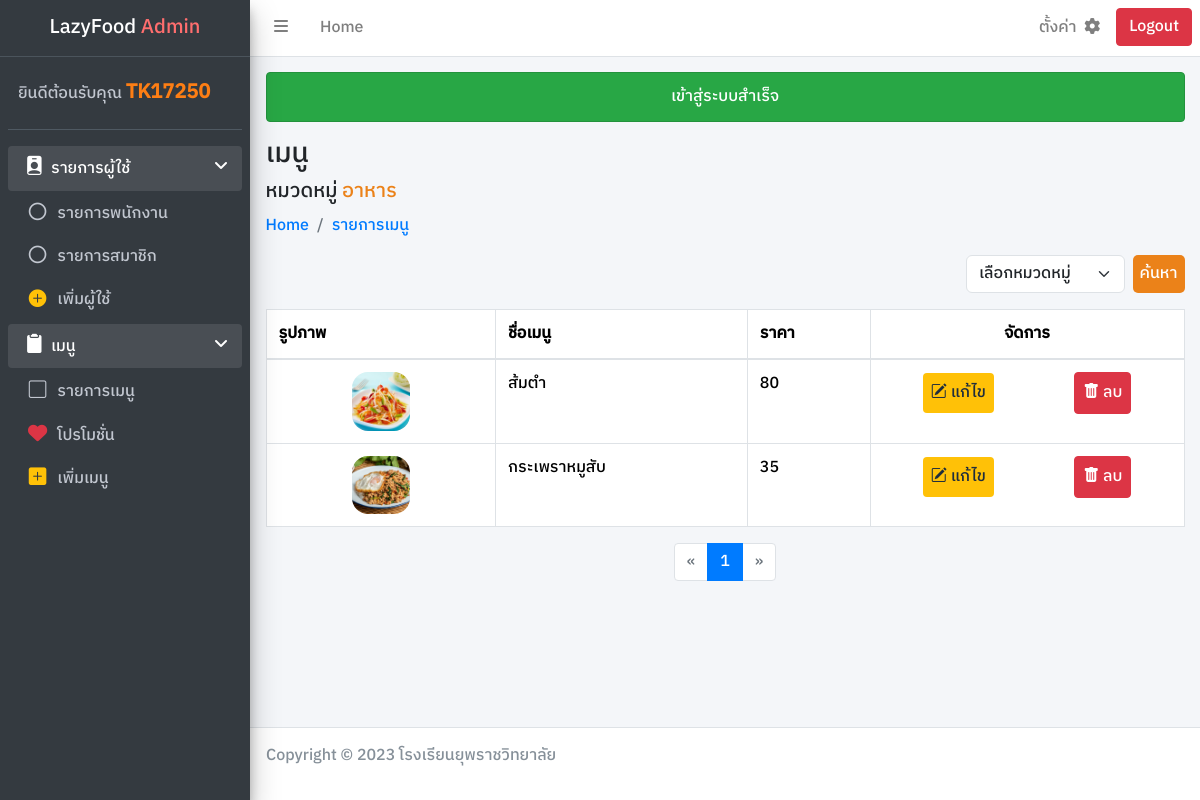
The app's page /admin/listmenu.php (signed in) with its own data.
### tables this page shows
CREATE TABLE `Menu` (
  `m_id` int(11) NOT NULL,
  `m_name` varchar(255) NOT NULL,
  `m_type` varchar(255) NOT NULL,
  `m_price` int(11) NOT NULL,
  `m_image` varchar(255) NOT NULL,
  `m_promotion` tinyint(1) NOT NULL
);

### connect/server.php (called while the page is built, shortened)
<?php session_start();
    class DB_conn {
        function __construct() {
            $conn = mysqli_connect(DB_host, DB_user, DB_pass, DB_name);
            $this->dbconn = $conn;
        }
    }

### class/menu_db.php (called while the page is built, shortened)
<?php require_once '../connect/server.php';
    class Menu_DB extends DB_conn {
        public function readmenutype($type, $page = 1, $recordsPerPage = 5) {
            $totalRecordsQuery = "SELECT COUNT(*) as total FROM Menu WHERE m_type = '$type'";
            $totalRecordsResult = mysqli_query($this->dbconn, $totalRecordsQuery);
            $totalRecordsRow = mysqli_fetch_assoc($totalRecordsResult);
            $totalRecords = $totalRecordsRow['total'];
            $totalPages = ceil($totalRecords / $recordsPerPage);
            $page = max(1, min($page, $totalPages));
            $offset = ($page - 1) * $recordsPerPage;;
            $sql = "SELECT * FROM Menu WHERE m_type = '$type' LIMIT $offset, $recordsPerPage";
            $result = mysqli_query($this->dbconn, $sql);
            return [
                'result' => $result,
                'totalPages' => $totalPages,
            ];
        }
    }

### admin/listmenu.php (the view, shortened to what this page needs)
<?php require_once '../connect/server.php';
require_once '../class/menu_db.php';
    $dbmenu = new Menu_DB;
    $page = isset($_GET['page']) ? $_GET['page'] : 1;
    $menutype = isset($_GET['type']) ? $_GET['type'] : "อาหาร";
    $paginationData = $dbmenu->readmenutype($menutype, $page);
    $readmenu = $paginationData['result'];
    $totalPages = $paginationData['totalPages'];
?>
<!DOCTYPE html>
<html lang="en">
<head>
    <link rel="stylesheet" href="../framework/css/bootstrap.min.css">
    <link rel="stylesheet" href="https://cdn.jsdelivr.net/npm/bootstrap-icons@1.11.2/font/bootstrap-icons.min.css">
    <link rel="stylesheet" href="../framework/css/adminlte.min.css">
    <link rel="stylesheet" href="https://cdnjs.cloudflare.com/ajax/libs/font-awesome/6.2.1/css/all.min.css">
    <link rel="stylesheet" href="../dist/css/main.css">
</head>
<body class="wrapper">
    <?php include_once './component/navbar.php'; ?>
    <?php include_once './component/sidebar.php'; ?>
    <div class="content-wrapper">
        <div class="content-header">
            <div class="container-fluid">
                <div>
                    <?php include_once './component/succeed.php' ?>
                </div>
                <div>
                    <h3 class="">เมนู</h3>
                    <h5>หมวดหมู่ <span class="color"><?php echo $menutype ?></span></h5>
                </div>
                <div>
                    <nav aria-label="breadcrumb">
                        <ol class="breadcrumb">
                            <li class="breadcrumb-item"><a href="./adminpage.php">Home</a></li>
                            <li class="breadcrumb-item"><a href="./listmenu.php">รายการเมนู</a></li>
                        </ol>
                    </nav>
                </div>
            </div>
        </div>
        <div class="content">
            <div class="container-fluid">
                <div class="row">
                    <div class="col-12 w-100">
                        <div class="d-flex justify-content-end row">
                            <div class="col col-md-4 col-lg-3 mb-3">
                                <form action="./listmenu.php" method="GET" class="d-flex">
                                    <select class="form-select" name="type">
                                        <option selected disabled>เลือกหมวดหมู่</option>
                                    </select>
                                    <button type="submit" class="btn btn-color ms-2">ค้นหา</button>
                                </form>
                            </div>
                        </div>
                        <div class="table-responsive">
                            <table class="table table-hover table-bordered">
                                <thead>
                                    <tr>
                                        <th scope="col" class="col-3">รูปภาพ</th>
                                        <th scope="col">ชื่อเมนู</th>
                                        <th scope="col">ราคา</th>
                                        <th scope="col" class="text-center">จัดการ</th>
                                    </tr>
                                </thead>
                                <tbody class="table-group-divider">
                                    <?php while ($row = mysqli_fetch_assoc($readmenu)) { ?>
                                        <tr>
                                            <td class="text-center">
                                                <div class="row">
                                                    <div class="col col-md-6 col-lg-4 m-auto d-block">
                                                        <img src="../uploads/<?php echo $row['m_image']; ?>" alt="menu" class="img-fluid rounded-4">
                                                    </div>
                                                </div>
                                            </td>
                                            <td><?php echo $row['m_name']; ?></td>
                                            <td><?php echo $row['m_price']; ?></td>
                                            <td class="text-center">
                                                <div class="d-flex">
                                                    <a href="./editmenu.php?menuid=<?php echo $row['m_id']; ?>" class="bi bi-pencil-square m-auto p-2 btn-warning rounded" role="button">
                                                        แก้ไข
                                                    </a>
                                                    <button type="submit" class="bi bi-trash-fill m-auto btn btn-danger p-2 rounded" name="delmenu" onclick="return confirmdeletemenu()" value="<?php echo $row['m_id'] ?>">
                                                        ลบ
                                                    </button>
                                                </div>
                                            </td>
                                        </tr>
                                    <?php } ?>
                                </tbody>
                            </table>
                        </div>
                    </div>
                </div>
            </div>
        </div>
        <div class="d-flex justify-content-center">
            <nav aria-label="Page navigation">
                <ul class="pagination">
                    <?php
                    echo "<li class='page-item " . ($page == 1 ? 'disabled' : '') . "'>";
                    echo "<a class='page-link' href='?type={$menutype}&page=" . ($page - 1) . "' aria-label='Previous'>";
                    echo "<span aria-hidden='true'>&laquo;</span></a></li>";
                    for ($i = 1; $i <= $totalPages; $i++) {
                        echo "<li class='page-item " . ($page == $i ? 'active' : '') . "'>";
                        echo "<a class='page-link' href='?type={$menutype}&page=$i'>$i</a></li>";
                    }
                    echo "<li class='page-item " . ($page >= $totalPages ? 'disabled' : '') . "'>";
                    echo "<a class='page-link' href='?type={$menutype}&page=" . ($page + 1) . "' aria-label='Next'>";
                    echo "<span aria-hidden='true'>&raquo;</span></a></li>";
                    ?>
                </ul>
            </nav>
        </div>
    </div>
    <?php include_once './component/footer.php'; ?>
</body>
</html>

### records on screen
menu: m_image (picture), m_name "ส้มตำ", m_price "80", $row['m_id'] 42 (drawn)
menu: m_image (picture), m_name "กระเพราหมูสับ", m_price "35", $row['m_id'] 50 (drawn)

### other values on screen
$_SESSION['name'] "TK17250"
$_SESSION['succeed'] "เข้าสู่ระบบสำเร็จ"
$menutype "อาหาร"
